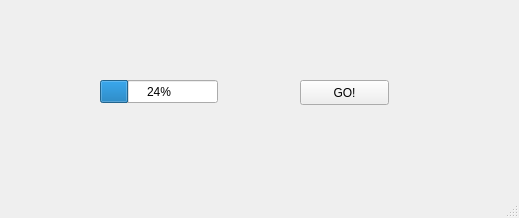
<?xml version="1.0" encoding="UTF-8"?>
<ui version="4.0">
 <class>MainWindow</class>
 <widget class="QMainWindow" name="MainWindow">
  <property name="geometry">
   <rect>
    <x>0</x>
    <y>0</y>
    <width>519</width>
    <height>218</height>
   </rect>
  </property>
  <property name="windowTitle">
   <string>MainWindow</string>
  </property>
  <widget class="QWidget" name="centralwidget">
   <widget class="QProgressBar" name="progressBar">
    <property name="geometry">
     <rect>
      <x>100</x>
      <y>80</y>
      <width>118</width>
      <height>23</height>
     </rect>
    </property>
    <property name="value">
     <number>24</number>
    </property>
   </widget>
   <widget class="QPushButton" name="pushButton">
    <property name="geometry">
     <rect>
      <x>300</x>
      <y>80</y>
      <width>89</width>
      <height>25</height>
     </rect>
    </property>
    <property name="text">
     <string>GO!</string>
    </property>
   </widget>
  </widget>
  <widget class="QMenuBar" name="menubar">
   <property name="geometry">
    <rect>
     <x>0</x>
     <y>0</y>
     <width>519</width>
     <height>22</height>
    </rect>
   </property>
  </widget>
  <widget class="QStatusBar" name="statusbar"/>
 </widget>
 <resources/>
 <connections/>
</ui>
